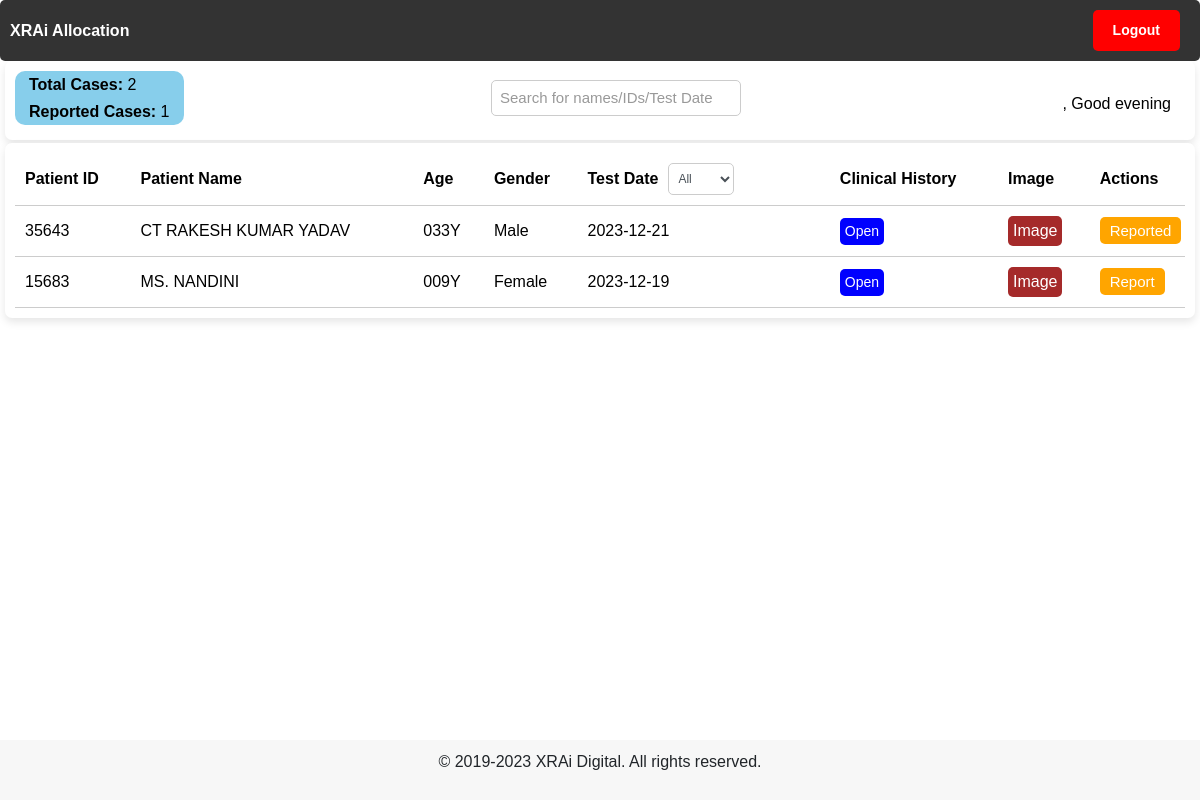
The page /xrayallocation on the database its author committed.
### users/models/DICOMData.py (models this page shows, shortened)
class DICOMData(models.Model):
    patient_name = models.CharField(max_length=50, blank=True)
    patient_id = models.CharField(max_length=20, blank=True)
    age = models.CharField(max_length=50, blank=True)
    gender = models.CharField(max_length=50, blank=True)
    study_date = models.CharField(max_length=50, blank=True)
    study_description = models.CharField(max_length=100, blank=True)
    dicom_file = models.FileField(upload_to='uploads/')
    jpeg_file = models.ImageField(upload_to='uploads/')
    isDone = models.BooleanField(default=False)
    notes = models.CharField(max_length=50000, default=True)

### users/views.py (the view)
# urls.py: path('xrayallocation', views.xrayallocation, name='xrayallocation'),
def xrayallocation(request):
    patients = DICOMData.objects.all().order_by('-study_date')
    unique_dates = set()
    for patient in patients:
        unique_dates.add(patient.study_date)
    sorted_unique_dates = sorted(unique_dates, reverse=False)
    return render(request, 'users/xrayallocation.html', {'patients': patients, 'Date': sorted_unique_dates})

### users/templates/users/xrayallocation.html (shortened to what this page needs)
<!DOCTYPE html>
<html>
{% load tz %} {% load static %}
<head>
  <link rel="stylesheet" href="{% static 'resource/css/main.css' %}" />
  <link rel="stylesheet" href="https://stackpath.bootstrapcdn.com/bootstrap/4.5.0/css/bootstrap.min.css" />
  <link rel="stylesheet" href="https://cdnjs.cloudflare.com/ajax/libs/font-awesome/4.7.0/css/font-awesome.min.css" />
</head>
<body>
  <nav class="navbar">
    <ul>
      <li>
        <a href="/allocation"><strong>XRAi Allocation</strong></a>
      </li>
    </ul>
    <ul>
      <li>
        <a href="/logout"><button class="logout-button btn btn-sm">
            <strong>Logout</strong>
          </button></a>
      </li>
    </ul>
  </nav>
  <div class="container">
    <div class="row">
      <div class="col-lg-12">
        <div class="card">
          <div class="card-body">
            <h1 class="header">
              <div class="row-container">
                <div class="count-container">
                  <span id="count1"><strong>Total Cases:</strong> <span id="totalRowCount">0</span></span>
                  <span id="count2"><strong>Reported Cases:</strong> <span id="reportedRowCount">0</span></span>
                </div>
                <input type="text" id="myInput" onkeyup="myFunction()" placeholder="Search for names/IDs/Test Date"
                  title="Type in a name">
                <div class="greeting" id="greeting">
                  {% if user %}
                  <h6>
                    <strong>{{ user.first_name }}</strong>,
                    <span id="greeting-text"></span>
                  </h6>
                  {% endif %}
                </div>
              </div>
            </h1>
          </div>
        </div>
      </div>
    </div>
    <div class="card">
      <div class="card-body">
        <div class="table-container">
          <table id="patientTable">
            <thead>
              <tr>
                <th>Patient ID</th>
                <th>Patient Name</th>
                <th>Age</th>
                <th>Gender</th>
                <th>
                  <div class="filter-dropdown-container">
                    <div>Test Date</div>
                      <div class="dropdown-select1" id="filter-date-dropdown-date">
                          <select id="filter-date-select-date" class="form-control">
                            <option value="">All</option>
                          </select>
                      </div>
                    </div>
                  </div>
                <th>Clinical History</th>
                <th>Image</th>
                <th>Actions</th>
        <tbody>
          {% for patient in patients %}
          <tr class="patientRow" id="{{ patient.patient_id }}">
            <td>{{ patient.patient_id }}</td>
            <td>{{ patient.patient_name }}</td>
            <td>{{ patient.age }}</td>
            <td>{{ patient.gender }}</td>
            <td>{{ patient.study_date }}</td>
            <td>
              <button class="openClinicalHistoryButton" data-clinical-history="{{ patient.notes }}">
                Open
              </button>
            </td>
            <td>
              <a class="imageButton" target="_blank" href="{% get_media_prefix %}{{ patient.jpeg_file }}">
                Image
              </a>
            </td>
            <td>
              <a class="reportButton"
                href="reporting-bot?data-patientid={{ patient.patient_id }}&data-patientname={{ patient.patient_name }}&data-age={{ patient.age }}&data-gender={{ patient.gender }}&data-testdate={{ patient.study_date }}&data-reportdate={% now 'Y-m-d' %}&data-reportimage={% get_media_prefix %}{{ patient.jpeg_file }}"
                data-patient-id="{{ patient.patient_id }}" data-patientname="{{ patient.patient_name }}"
                data-age="{{ patient.age }}" data-gender="{{ patient.gender }}" data-testdate="{{ patient.study_date }}"
                data-reportdate="{% now 'Y-m-d' %}" data-reportimage="{% get_media_prefix %}{{ patient.jpeg_file }}"
                data-dicom-file="{% get_media_prefix %}{{ patient.dicom_file }}" onclick="changeButtonColor(this);">
                {% if patient.isDone %}
                Reported
                {% else %}
                Report
                {% endif %}
              </a>
            </td>
          </tr>
          {% endfor %}
        </tbody>
      </div>
    </div>
  </div>
  <div class="footer">
    <p>&copy; 2019-2023 XRAi Digital. All rights reserved.</p>
  </div>
</body>
</html>

### users/static/resource/css/main.css (style rules this page uses)
.container { margin-top: 20px; }

### users/templates/users/xrayallocation.html (style rules this page uses)
body { font-family: Arial, sans-serif; margin: 0; padding: 0; display: flex; min-height: 100vh; flex-direction: column; }
.container { margin: 0 auto; width: 100%; max-width: 100%; padding-left: 5px; padding-right: 5px; }
.card { border: none; border-radius: 7px; box-shadow: 0 4px 8px rgba(0, 0, 0, 0.1); margin-bottom: 3px; position: sticky; top: 0; z-index: 1; background-color: #fff; }
.card-body { padding: 10px; }
#count1 { padding: 10px; font-size: 25px; color: black; }
#count2 { padding: 10px; font-size: 25px; color: black; }
#totalRowCount { color: orange; }
#reportedRowCount { color: green; }
.header { margin-bottom: 5px; background-color: #fff; z-index: 10; position: sticky; top: 60px; }
table { width: 100%; border-collapse: collapse; background-color: #ccc; }
th, td { padding: 10px; text-align: left; border-bottom: 1px solid #ccc; }
th:last-child, td:last-child { border-right: none; }
th:first-child, td:first-child { position: sticky; left: 0; background-color: #fff; z-index: 1; }
td:first-child { z-index: 2; }
.table-container { height: 100%; overflow-y: auto; }
.dropdown-select1 { position: relative; }
.dropdown-select1 select { width: 70%; padding: 5px; font-size: 12px; border: 1px solid #ccc; border-radius: 5px; }
.greeting { margin-top: 18px; text-align: right; font-weight: bold; float: right; color: black; }
.footer { background-color: #f7f7f7; padding: 10px 0; text-align: center; margin-top: auto; }
.filter-dropdown-container { display: flex; align-items: center; }
.filter-dropdown-container>div { margin-right: 10px; }
a.reportButton { color: white; background-color: #ffa500; border: none; border-radius: 5px; padding: 5px 10px; font-size: 15px; cursor: pointer; text-decoration: none; transition: background-color 0.3s; }
.navbar { background-color: #333; color: #fff; padding: 10px; z-index: 999; display: flex; justify-content: space-between; align-items: center; position: sticky; top: 0; border-radius: 5px; }
.navbar ul { list-style-type: none; margin: 0; padding: 0; }
.navbar ul li { display: inline; margin-right: 10px; }
.navbar ul li a { color: #fff; text-decoration: none; }
.logout-button { background-color: red; color: white; padding: 10px 20px; border: none; border-radius: 5px; }
#patientTable { width: 100vw; background-color: white; color: black; }
#myInput { padding: 5px; font-size: 15px; width: 230px; }
#myInput::placeholder { color: #999; }
.openClinicalHistoryButton { padding: 3px 5px; font-size: 14px; background-color: blue; color: #fff; border: none; border-radius: 5px; cursor: pointer; transition: background-color 0.3s; }
a.imageButton { display: inline-block; padding: 3px 5px; background-color: brown; color: #ffffff; text-decoration: none; border-radius: 5px; cursor: pointer; transition: background-color 0.3s; }
.row-container { display: flex; align-items: center; justify-content: space-between; }
.count-container { display: flex; flex-direction: column; align-items: flex-start; background-color: skyblue; border-radius: 10px; font-family: 'Arial', sans-serif; }
#count1, #count2, .greeting { margin-right: 10px; margin-left: 10px; padding: 4px; font-size: 16px; }
#totalRowCount, #reportedRowCount { color: black; }
#myInput { padding: 8px; font-size: 15px; border: 1px solid #ccc; border-radius: 5px; width: 250px; }

### rows shown on the page
DICOMData: patient_id "35643", patient_name "CT RAKESH KUMAR YADAV", age "033Y", gender "Male", study_date "2023-12-21", isDone "Reported"
DICOMData: patient_id "15683", patient_name "MS. NANDINI", age "009Y", gender "Female", study_date "2023-12-19", isDone "Report"
